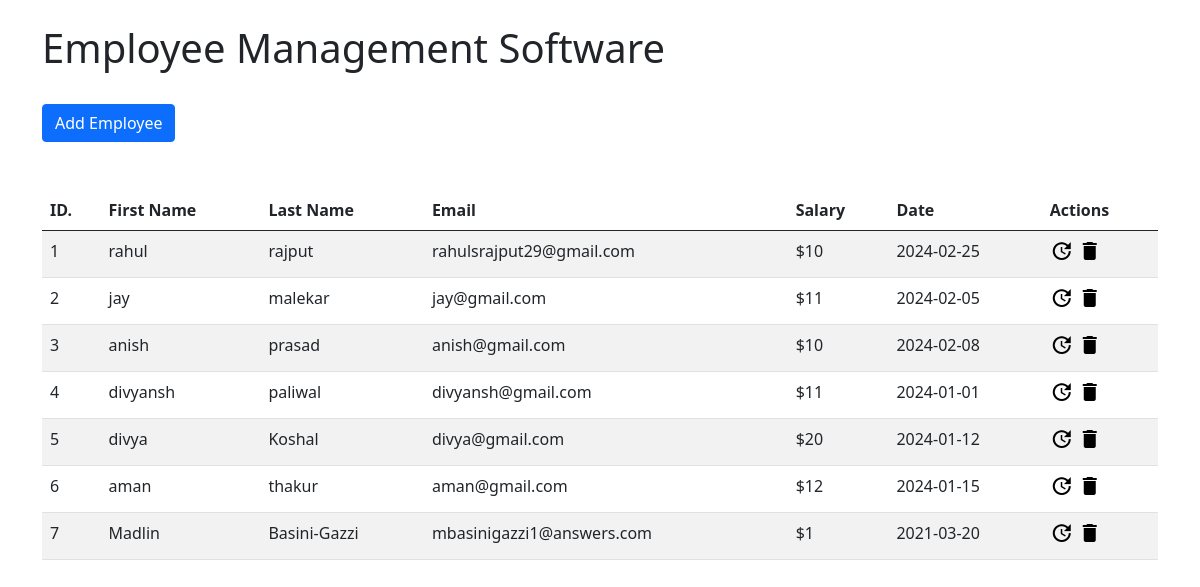
/, run on an earlier commit of the app's database.
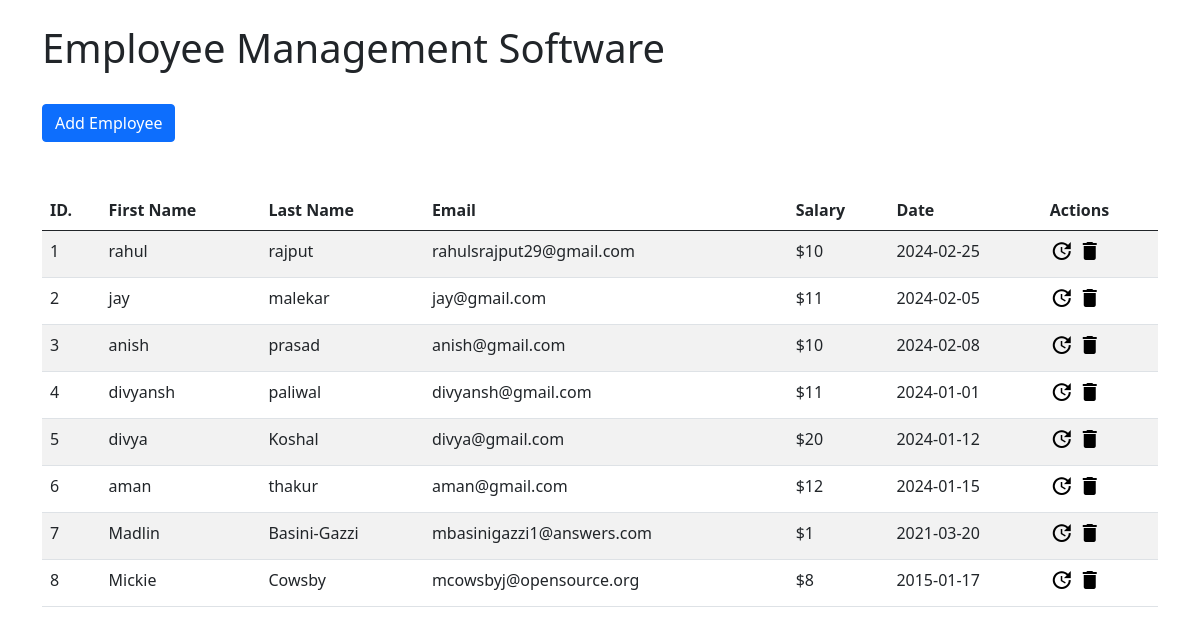
And on a later commit of the database.
### app/models.py (models this page shows)
class Employee(models.Model):
    first_name = models.CharField(max_length=100)
    last_name = models.CharField(max_length=100)
    email = models.EmailField()
    salary = models.IntegerField()
    joining_date = models.DateField()

### app/views.py (the view)
# urls.py: 2. Add a URL to urlpatterns:  path('', views.home, name='home')
def home(request):
    emps = Employee.objects.all()
    return render(request,'home.html', context={'emps':emps})

### templates/home.html (shortened to what this page needs)
{% extends 'index.html' %}
{% block content %}
<div class="row">
    <div class="col-lg-8">
        <h1>Employee Management Software</h1>
    </div>
</div>
<div class="row">
    <div class="col-lg-8 mt-4">
        <a href="{% url 'create' %}" class="btn btn-primary">Add Employee</a>
    </div>
</div>
<div class="row">
</div>
<div class="row">
    <div class="col-12 mt-4 table-responsive">
        <table class="table table-striped">
            <thead>
                <tr>
                    <th scope="col">ID.</th>
                    <th scope="col">First Name</th>
                    <th scope="col">Last Name</th>
                    <th scope="col">Email</th>
                    <th scope="col">Salary</th>
                    <th scope="col">Date</th>
                    <th scope="col">Actions</th>
                </tr>
            </thead>
            <tbody>
                {% for i in emps %}
                <tr>
                    <td>{{i.id}}</td>
                    <td>{{i.first_name}}</td>
                    <td>{{i.last_name}}</td>
                    <td>{{i.email}}</td>
                    <td>${{i.salary}}</td>
                    <td>{{i.joining_date | date:'Y-m-d'}}</td>
                    <td>
                        <a href="{% url 'update' i.id %}" style="color: black;"><i class="material-icons">&#xe923;</i></a>
                        <a href="{% url 'delete' i.id %}" style="color: black;"><i class="material-icons">&#xe872;</i></a>
                    </td>
                </tr>
                {% endfor %}
            </tbody>
        </table>
    </div>
</div>
{% endblock %}

What changed in the data, as far as the page shows it:
added Employee: id "8", first_name "Mickie", last_name "Cowsby", email "mcowsbyj@opensource.org", salary "8", joining_date "2015-01-17"
